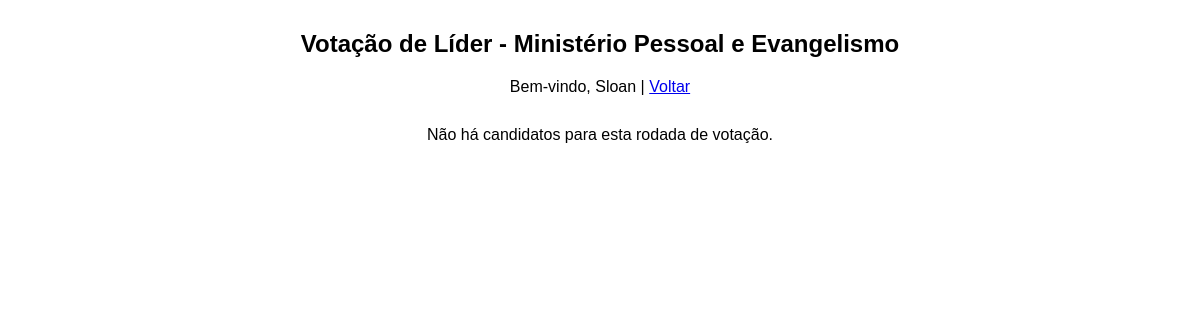
Page /votacao_lider.php?id=2 (signed in) on the committed database.
### tables this page shows
CREATE TABLE `departamentos` (
  `id` int(11) NOT NULL,
  `nome` varchar(150) NOT NULL,
  `lider_escolhido_2026` varchar(100) DEFAULT NULL,
  `indicados` text DEFAULT '[]',
  `votos_json` text DEFAULT NULL,
  `status_votacao` tinyint(1) DEFAULT 0,
  `votos_lider_json` text DEFAULT '[]',
  `votos_contagem` longtext DEFAULT '{}' CHECK (json_valid(`votos_contagem`))
);

### votacao_lider.php (the view, shortened to what this page needs)
<?php
$conn = new mysqli("localhost","root","","votacao");
$dep_id = intval($_GET['id'] ?? 0);
$stmt = $conn->prepare("SELECT * FROM departamentos WHERE id=?");
$stmt->bind_param("i",$dep_id);
$stmt->execute();
$departamento = $stmt->get_result()->fetch_assoc();
if ($departamento['status_votacao'] == 3) {
    $candidatos_ids = json_decode($departamento['candidatos_desempate_json'], true) ?? [];
    $titulo_votacao = "Desempate de Líder";
} else {
    $titulo_votacao = "Votação de Líder";
}
$indicados = [];
?>
<!DOCTYPE html>
<html lang="pt-BR">
<head>
</head>
<body>
    <h2><?php echo $titulo_votacao; ?> - <?php echo htmlspecialchars($departamento['nome']); ?></h2>
    <p>Bem-vindo, <?php echo htmlspecialchars($_SESSION['usuario_nome']); ?> | <a href="departamentos.php">Voltar</a></p>
    <?php if(count($indicados) === 0): ?>
        <p>Não há candidatos para esta rodada de votação.</p>
    <?php endif; ?>
</body>
</html>

### votacao_lider.php (style rules this page uses)
body { font-family:Arial; max-width:600px;margin:30px auto;text-align:center; }
h2 { margin-bottom: 20px; }
p { margin-bottom: 30px; }

### rows in the picture
departamentos: status_votacao "Votação de Líder", nome "Ministério Pessoal e Evangelismo"

### other values in the picture
$_SESSION['usuario_nome'] "Sloan"
